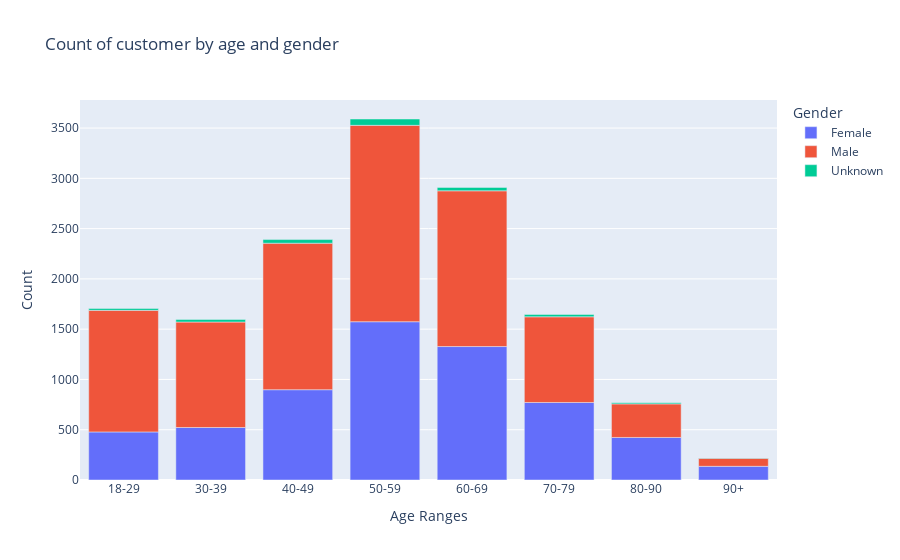

The code cell stored with this chart in its notebook:
### Code cell
#get count on basis of age_range and sex;
#Who usually spend more at Starbucks, female or male?
group = result.groupby(['age_range', 'sex'])
  
# size of group to count observations
group = group.size()
group.head()
  
# make a column name 
grp=group.reset_index(name='count')


fig = px.bar(grp, x="age_range", y="count", color="sex", title="Count of customer by age and gender",
    labels={ "sex": "Gender",  "age_range": "Age Ranges", "count": "Count"})
fig.show()
fig.write_html("agerange_sex.html")

### Figure 1 — Plotly figure (JSON) as saved in the notebook; plotly's stock layout.template omitted (floating-point values rounded to 4 significant figures)
{"data": [{"alignmentgroup": "True", "hovertemplate": "Gender=Female<br>Age Ranges=%{x}<br>Count=%{y}<extra></extra>", "legendgroup": "Female", "marker": {"color": "#636efa", "pattern": {"shape": ""}}, "name": "Female", "offsetgroup": "Female", "orientation": "v", "showlegend": true, "textposition": "auto", "type": "bar", "x": ["18-29", "30-39", "40-49", "50-59", "60-69", "70-79", "80-90", "90+"], "xaxis": "x", "y": [478, 522, 898, 1574, 1327, 771, 423, 136], "yaxis": "y"}, {"alignmentgroup": "True", "hovertemplate": "Gender=Male<br>Age Ranges=%{x}<br>Count=%{y}<extra></extra>", "legendgroup": "Male", "marker": {"color": "#EF553B", "pattern": {"shape": ""}}, "name": "Male", "offsetgroup": "Male", "orientation": "v", "showlegend": true, "textposition": "auto", "type": "bar", "x": ["18-29", "30-39", "40-49", "50-59", "60-69", "70-79", "80-90", "90+"], "xaxis": "x", "y": [1209, 1049, 1457, 1953, 1549, 852, 334, 81], "yaxis": "y"}, {"alignmentgroup": "True", "hovertemplate": "Gender=Unknown<br>Age Ranges=%{x}<br>Count=%{y}<extra></extra>", "legendgroup": "Unknown", "marker": {"color": "#00cc96", "pattern": {"shape": ""}}, "name": "Unknown", "offsetgroup": "Unknown", "orientation": "v", "showlegend": true, "textposition": "auto", "type": "bar", "x": ["18-29", "30-39", "40-49", "50-59", "60-69", "70-79", "80-90", "90+"], "xaxis": "x", "y": [18, 26, 36, 63, 34, 23, 10, 2], "yaxis": "y"}], "layout": {"autosize": true, "barmode": "relative", "legend": {"title": {"text": "Gender"}, "tracegroupgap": 0}, "title": {"text": "Count of customer by age and gender"}, "xaxis": {"anchor": "y", "autorange": true, "domain": [0, 1], "range": [-0.5, 7.5], "title": {"text": "Age Ranges"}, "type": "category"}, "yaxis": {"anchor": "x", "autorange": true, "domain": [0, 1], "range": [0, 3779.0], "title": {"text": "Count"}, "type": "linear"}}}
